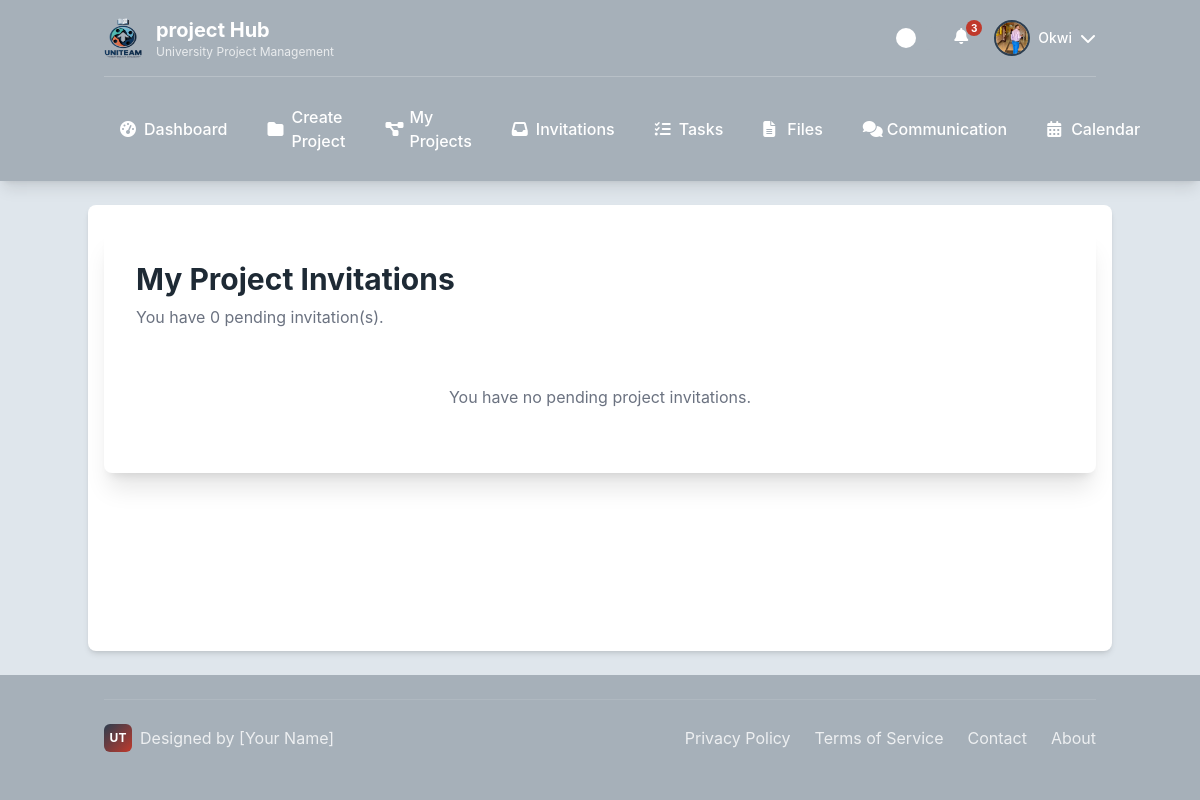
Page /projects/invitations/ (signed in) on the committed database.
### users/models.py (models this page shows)
class CustomUser(AbstractUser):
    class Role(models.TextChoices):
        ADMIN = "ADMIN", "Admin"
        LECTURER = "LECTURER", "Lecturer"
        STUDENT = "STUDENT", "Student"
    role = models.CharField(max_length=50, choices=Role.choices)
    avatar = models.ImageField(upload_to='avatars/', null=True, blank=True)
    is_approved = models.BooleanField(default=True)
    phone_number = models.CharField(max_length=20, blank=True)
    def get_full_name(self):
        return f"{self.first_name} {self.last_name}"

### projects/views.py (the view)
# urls.py: path('invitations/', views.view_invitations_view, name='view_invitations'),
@login_required
def view_invitations_view(request):
    invitations = Invitation.objects.filter(receiver=request.user, status=Invitation.Status.PENDING)
    return render(request, 'projects/view_invitations.html', {'invitations': invitations})

### templates/projects/view_invitations.html (shortened to what this page needs)
{% extends "base/base_student.html" %}
{% load static %}
{% block content %}
<div class="surface shadow-xl rounded-lg p-6 md:p-8">
    <h1 class="text-3xl font-bold mb-2">My Project Invitations</h1>
    <p class="text-gray-500 mb-6">You have {{ invitations|length }} pending invitation(s).</p>
    <div class="space-y-4">
        {% for inv in invitations %}
        <div class="bg-gray-50 dark:bg-gray-700 p-4 rounded-lg flex flex-col sm:flex-row justify-between sm:items-center gap-4">
            <div>
                <p class="text-sm text-gray-500">Invitation from <span class="font-bold">{{ inv.sender.get_full_name }}</span></p>
                <p class="text-lg font-semibold">Project: {{ inv.project.title }}</p>
            </div>
            <div class="flex items-center space-x-3 flex-shrink-0">
                <a href="{% url 'respond_to_invitation' inv.id 'accept' %}" class="btn bg-green-500 hover:bg-green-600 text-white py-2 px-4 rounded-lg">Accept</a>
                <a href="{% url 'respond_to_invitation' inv.id 'decline' %}" class="btn bg-red-500 hover:bg-red-600 text-white py-2 px-4 rounded-lg">Decline</a>
            </div>
        </div>
        {% empty %}
        <p class="text-center text-gray-500 py-8">You have no pending project invitations.</p>
        {% endfor %}
    </div>
</div>
{% endblock %}

### templates/base/base_student.html (shortened to what this page needs)
<!DOCTYPE html>
{% load static %}
<html lang="en">
<head>
    <script src="https://cdn.tailwindcss.com"></script>
    <link rel="stylesheet" href="https://cdnjs.cloudflare.com/ajax/libs/font-awesome/6.4.0/css/all.min.css">
    <link rel="stylesheet" href="{% static 'css/student_base.css' %}">
</head>
<body class="min-h-screen flex flex-col">
    <header class="header-bg text-white shadow-lg">
        <div class="container mx-auto px-4 py-4">
            <div class="flex justify-between items-center">
                <div class="logo-container">
                    <img src="{% static 'images/logo/uniteam_logo (1).png'%}" alt="UniTeam Logo" class="w-10 h-10 rounded-lg" onerror="this.style.display='none'; this.nextElementSibling.style.display='flex';">
                    <div>
                        <h1 class="text-xl font-bold">project Hub</h1>
                        <p class="text-xs opacity-75">University Project Management</p>
                    </div>
                </div>
                <div class="flex items-center space-x-4">
                    <div class="theme-toggle" id="themeToggle" title="Toggle Theme"></div>
                    {% if user.is_authenticated %}
                        <div class="relative cursor-pointer" id="notificationButton" title="Notifications">
                            <i class="fa-solid fa-bell w-6 h-6 text-white hover:text-accent-1 transition-colors"></i>
                            <span class="notification-badge">3</span>
                        </div>
                        <div class="profile-dropdown">
                            <div class="flex items-center gap-2 cursor-pointer" id="profileButton">
                                {% if user.avatar %}
                                    <img src="{{ user.avatar.url }}" alt="{{ user.username }}'s Avatar" class="profile-avatar object-cover">
                                {% else %}
                                    <div class="profile-avatar bg-accent-1 flex items-center justify-center text-white font-bold">
                                        {{ user.first_name.0|default:user.username.0|upper }}
                                    </div>
                                {% endif %}
                                <span class="hidden md:block text-sm font-medium">{{ user.first_name|default:user.username }}</span>
                                <i class="fa-solid fa-chevron-down w-4 h-4 transition-transform" id="profileArrow"></i>
                            </div>
                        </div>
                    {% else %}
                        <div class="flex items-center space-x-3">
                            <a href="#" class="btn btn-secondary">LOGIN</a>
                            <a href="#" class="btn btn-primary">REGISTER</a>
                        </div>
                    {% endif %}
                </div>
            </div>
            {% if user.is_authenticated %}
            <nav class="hidden md:block mt-4 pt-4 border-t border-white border-opacity-20">
                <div class="flex space-x-2">
                    <a href="{% url 'student_dashboard' %}" class="nav-link {% if request.resolver_match.url_name == 'dashboard' %}active{% endif %}">
                        <i class="fa-solid fa-gauge-high w-4 h-4"></i>
                        Dashboard
                    </a>
                    <a href="{% url 'create_project' %}" class="nav-link {% if request.resolver_match.url_name == 'projects' %}active{% endif %}">
                        <i class="fa-solid fa-folder w-4 h-4"></i>
                        Create Project
                    </a>
                    <a href="{% url 'my_projects' %}" class="nav-link {% if request.resolver_match.url_name == 'projects' %}active{% endif %}">
                        <i class="fa-solid fa-diagram-project w-4 h-4"></i>
                        My Projects
                    </a>
                    <a href="{% url 'view_invitations' %}" class="nav-link {% if request.resolver_match.url_name == 'invitations' %}active{% endif %}">
                        <i class="fa-solid fa-inbox w-4 h-4"></i>
                        Invitations
                    </a>
                    <a href="" class="nav-link {% if request.resolver_match.url_name == 'tasks' %}active{% endif %}">
                        <i class="fa-solid fa-list-check w-4 h-4"></i>
                        Tasks
                    </a>
                    <a href="#" class="nav-link {% if request.resolver_match.url_name == 'files' %}active{% endif %}">
                        <i class="fa-solid fa-file-lines w-4 h-4"></i>
                        Files
                    </a>
                    <a href="#" class="nav-link {% if request.resolver_match.url_name == 'communication' %}active{% endif %}">
                        <i class="fa-solid fa-comments w-4 h-4"></i>
                        Communication
                    </a>
                    <a href="#" class="nav-link {% if request.resolver_match.url_name == 'calendar' %}active{% endif %}">
                        <i class="fa-solid fa-calendar-days w-4 h-4"></i>
                        Calendar
                    </a>
                </div>
            </nav>
            {% endif %}
        </div>
    </header>
    <main class="flex-grow container mx-auto px-4 py-6 surface shadow-md my-6 rounded-lg">
        {% block content %}{% endblock %}
    </main>
    {% if user.is_authenticated %}
    <footer class="footer-bg text-white py-6 mt-auto">
        <div class="container mx-auto px-4">
            <div class="footer-content">
                <div class="personal-branding">
                    <div class="personal-logo">UT</div>
                    <span>Designed by [Your Name]</span>
                </div>
                <div class="footer-links">
                    <a href="#">Privacy Policy</a>
                    <a href="#">Terms of Service</a>
                    <a href="#">Contact</a>
                    <a href="#">About</a>
                </div>
            </div>
        </div>
    </footer>
    {% endif %}
</body>
</html>

### static/css/student_base.css (style rules this page uses)
:root { --light-gray: #DFE6EC; --dark-gray: #A6B0B9; --accent-1: #C0392B; --accent-2: #2C3E50; --text-dark: #1E2A35; --background: var(--light-gray); --surface: #ffffff; --header-bg: var(--dark-gray); --footer-bg: var(--dark-gray); }
body { background-color: var(--background); color: var(--text-dark); transition: all 0.3s ease; font-family: 'Inter', system-ui, -apple-system, sans-serif; }
.header-bg { background-color: var(--header-bg); }
.footer-bg { background-color: var(--footer-bg); }
.surface { background-color: var(--surface); }
.logo-container { display: flex; align-items: center; gap: 12px; }
.nav-link { position: relative; padding: 12px 16px; border-radius: 6px; transition: all 0.2s ease; font-weight: 500; display: flex; align-items: center; gap: 8px; }
.profile-dropdown { position: relative; }
.profile-avatar { width: 36px; height: 36px; border-radius: 50%; border: 2px solid var(--accent-2); cursor: pointer; transition: all 0.2s ease; }
.theme-toggle { width: 44px; height: 24px; background-color: var(--dark-gray); border-radius: 12px; position: relative; cursor: pointer; transition: background-color 0.3s ease; }
.theme-toggle::before { content: ''; position: absolute; top: 2px; left: 2px; width: 20px; height: 20px; background-color: white; border-radius: 50%; transition: transform 0.3s ease; }
.footer-content { display: flex; justify-content: space-between; align-items: center; padding: 24px 0; border-top: 1px solid rgba(255,255,255,0.1); }
.footer-links { display: flex; gap: 24px; }
.footer-links a { color: rgba(255,255,255,0.8); text-decoration: none; transition: color 0.2s ease; }
.personal-branding { display: flex; align-items: center; gap: 8px; color: rgba(255,255,255,0.8); }
.personal-logo { width: 28px; height: 28px; background: linear-gradient(135deg, var(--accent-2), var(--accent-1)); border-radius: 6px; display: flex; align-items: center; justify-content: center; color: white; font-weight: bold; font-size: 12px; }
.notification-badge { position: absolute; top: -4px; right: -4px; background-color: var(--accent-1); color: white; font-size: 10px; font-weight: bold; border-radius: 10px; min-width: 16px; height: 16px; display: flex; align-items: center; justify-content: center; padding: 0 4px; }

### rows in the picture
CustomUser: avatar (picture), first_name "Okwi"

### other values in the picture
{{ invitations|length }} "0"
